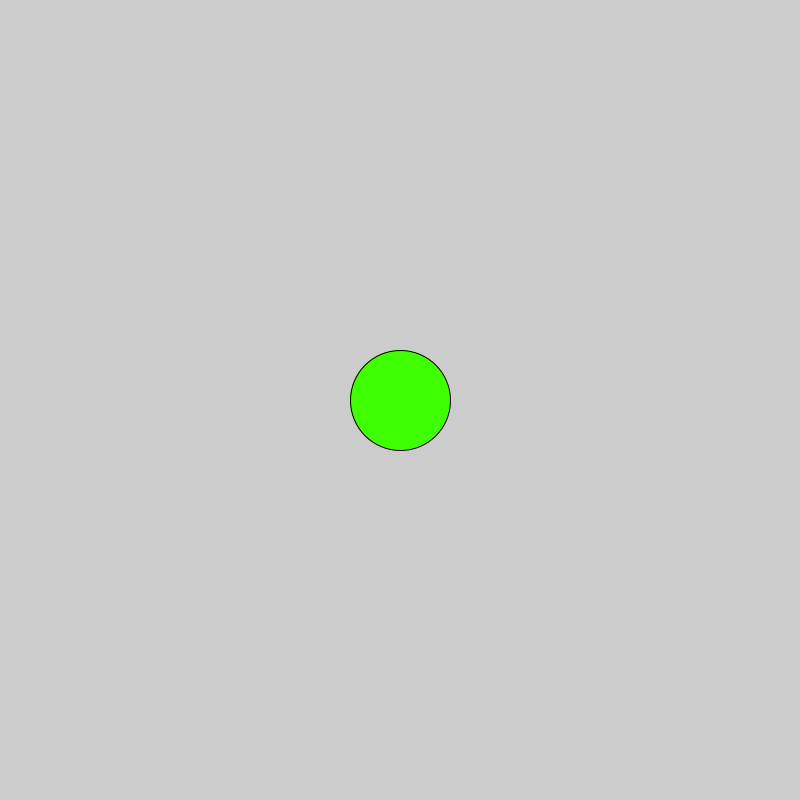
Frame 1 (no input)
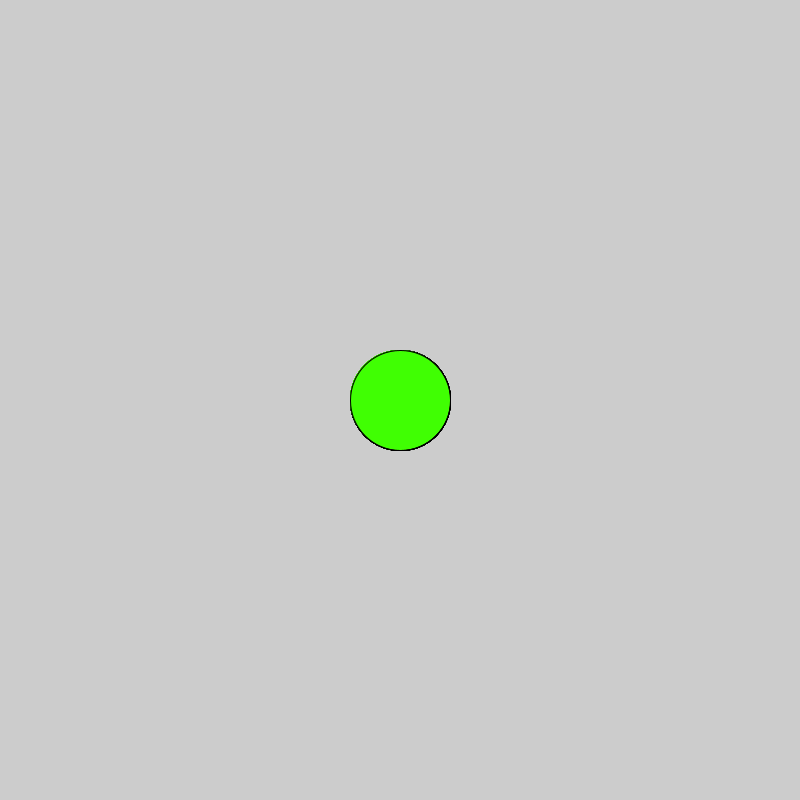
Frame 60 (the mouse pressed at the canvas centre just before this capture)
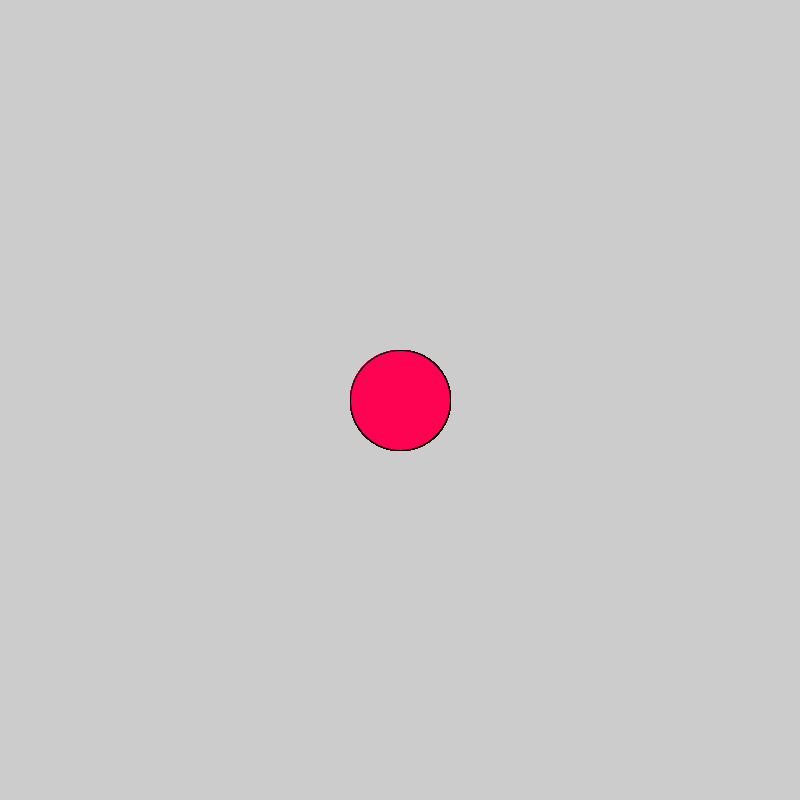
Frame 120 (the mouse held since frame 60 and released just before this capture)

The Processing sketch that drew these frames (run headless with seeded random() and noise(); from frame 60 on, the mouse is pressed at the canvas centre):

// Processing sketch: seisure_circle__logical_dot
// ── seisure_circle__logical_dot.pde
void setup(){
  size(800,800);
}
void draw(){
 
  if(mousePressed){
  fill(#ff0353);
  } else{
    fill(#40ff03);
  }
  ellipse(400,400,100,100);
}
